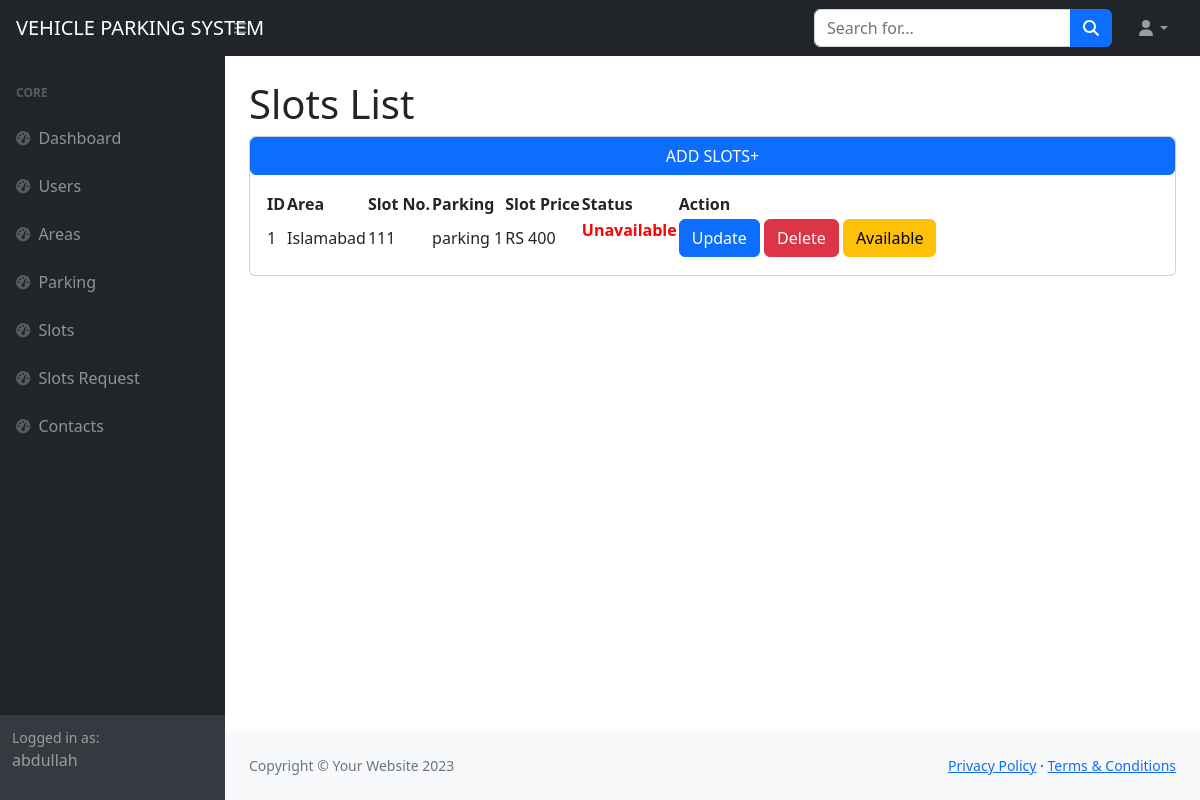
The app's page /backend/slots_list/ (signed in) with its own data.
### accountss/models.py (models this page shows)
class CustomUser(AbstractUser):
    USERNAME_FIELD = 'email'
    username = models.CharField(max_length=150, unique=False)
    email = models.EmailField(unique=True,default=True)
    is_admin = models.BooleanField(default=True)
    is_customer = models.BooleanField(default=False)
    forget_password_token = models.CharField(max_length=1000,blank=True,null=True)
    REQUIRED_FIELDS = [] # removes email from REQUIRED_FIELDS

### backend/models.py (models this page shows)
class Slots(models.Model):
    parking = models.ForeignKey(Parking, on_delete=models.CASCADE,null=True)
    slots_price =  models.IntegerField(default=True)
    slots_number = models.IntegerField(default=True)
    slot_color = models.BooleanField(default=True)

class Parking(models.Model):
    area = models.ForeignKey(Area, on_delete=models.CASCADE,null=True)
    name = models.CharField(max_length=200 , default=True)
    address = models.CharField(max_length=300 , default=True)

class Area(models.Model):
    country = models.CharField(max_length=100 , default=True)
    area_name = models.CharField(max_length=100 , default=True)

### accountss/decorators.py (the view)
    def wrapper(request, *args, **kwargs):
        if request.user.is_authenticated and request.user.is_admin:
            return view_func(request, *args, **kwargs)
        else:
            return redirect('admin_login')

### backend/views.py (called while the page is built)
@backend_required
def slots_list(request):
    slot = Slots.objects.all()
    return render(request,'admin_site/slots/slots_list.html',context={'slots':slot})

### templates/admin_site/slots/slots_list.html
{% extends 'admin_site/base.html' %}
{% block content %}
<div id="layoutSidenav_content">
    <main>
        <div class="container-fluid px-4">
            <h1 class="mt-4">Slots List</h1>
            <div class="card mb-4">
              <a href="{% url 'add_slot' %}" class="btn btn-primary">
                ADD SLOTS+
              </a>
                <div class="card-body">
                    <table id="datatablesSimple">
                         <thead>
                            <tr>
                                <th>ID</th>
                                <th>Area</th>
                                <th>Slot No.</th>
                                <th>Parking</th>
                                <th>Slot Price</th>
                                <th>Status</th>
                                <th>Action</th>
                            </tr>
                        </thead>
                        <tbody>
                            {% for slot in  slots  %}
                            <tr>
                                <td>{{forloop.counter}}</td>
                                <td>{{slot.parking.area.area_name}}</td>
                                <td>{{slot.slots_number}}</td>
                                <td>{{slot.parking.name}}</td>
                                <td>RS {{slot.slots_price}}</td>
                                {% if slot.slot_color == False %}
                                <td><p style="color:red; font-weight:bold;">Unavailable</p></td>
                                {% else %}
                                <td><p style="color:blue; font-weight:bold;">Available</p></td>
                                {% endif %}
                                <td>
                                    <a href="{% url 'update_slot' slot.id %}" type="button" class="btn btn-primary">
                                        Update
                                      </a>
                                      <a href="{% url 'delete_slot' slot.id %}" type="button" class="btn btn-danger">
                                        Delete
                                      </a>
                                      <a href="{% url 'checked' slot.id %}" type="button" class="btn btn-warning">
                                        Available
                                      </a>
                                </td>
                            </tr>
                            {% endfor %}
                        </tbody>
                    </table>
                </div>
            </div>
        </div>
    </main>
{% endblock %}

### templates/admin_site/sidebar.html
 <div id="layoutSidenav">
            <div id="layoutSidenav_nav">
                <nav class="sb-sidenav accordion sb-sidenav-dark" id="sidenavAccordion">
                    <div class="sb-sidenav-menu">
                        <div class="nav">
                            <div class="sb-sidenav-menu-heading">Core</div>
                            <a class="nav-link" href="{% url 'index' %}">
                                <div class="sb-nav-link-icon"><i class="fas fa-tachometer-alt"></i></div>
                                Dashboard
                            </a>
                            <a class="nav-link" href="{% url 'user_list' %}">
                                <div class="sb-nav-link-icon"><i class="fas fa-tachometer-alt"></i></div>
                                Users
                            </a>
                            <a class="nav-link" href="{% url 'area_list' %}">
                                <div class="sb-nav-link-icon"><i class="fas fa-tachometer-alt"></i></div>
                                Areas
                            </a>
                            <a class="nav-link" href="{% url 'parking_list' %}">
                                <div class="sb-nav-link-icon"><i class="fas fa-tachometer-alt"></i></div>
                                Parking
                            </a>
                            <a class="nav-link" href="{% url 'slots_list' %}">
                                <div class="sb-nav-link-icon"><i class="fas fa-tachometer-alt"></i></div>
                                Slots
                            </a>
                            <a class="nav-link" href="{% url 'slots_request' %}">
                                <div class="sb-nav-link-icon"><i class="fas fa-tachometer-alt"></i></div>
                                Slots Request
                            </a>
                            <a class="nav-link" href="{% url 'contact_list' %}">
                                <div class="sb-nav-link-icon"><i class="fas fa-tachometer-alt"></i></div>
                                Contacts
                            </a>
                        </div>
                    </div>
                    <div class="sb-sidenav-footer">
                        <div class="small">Logged in as:</div>
                        {% if user.is_authenticated %}
                        <p>{{request.user.username}}</p>
                        {% endif %}
                    </div>
                </nav>
            </div>

### records on screen
CustomUser: user.username "abdullah"
Slots: parking.area.area_name "Islamabad", slots_number "111", parking.name "parking 1", slots_price "400", slot_color "Unavailable"
